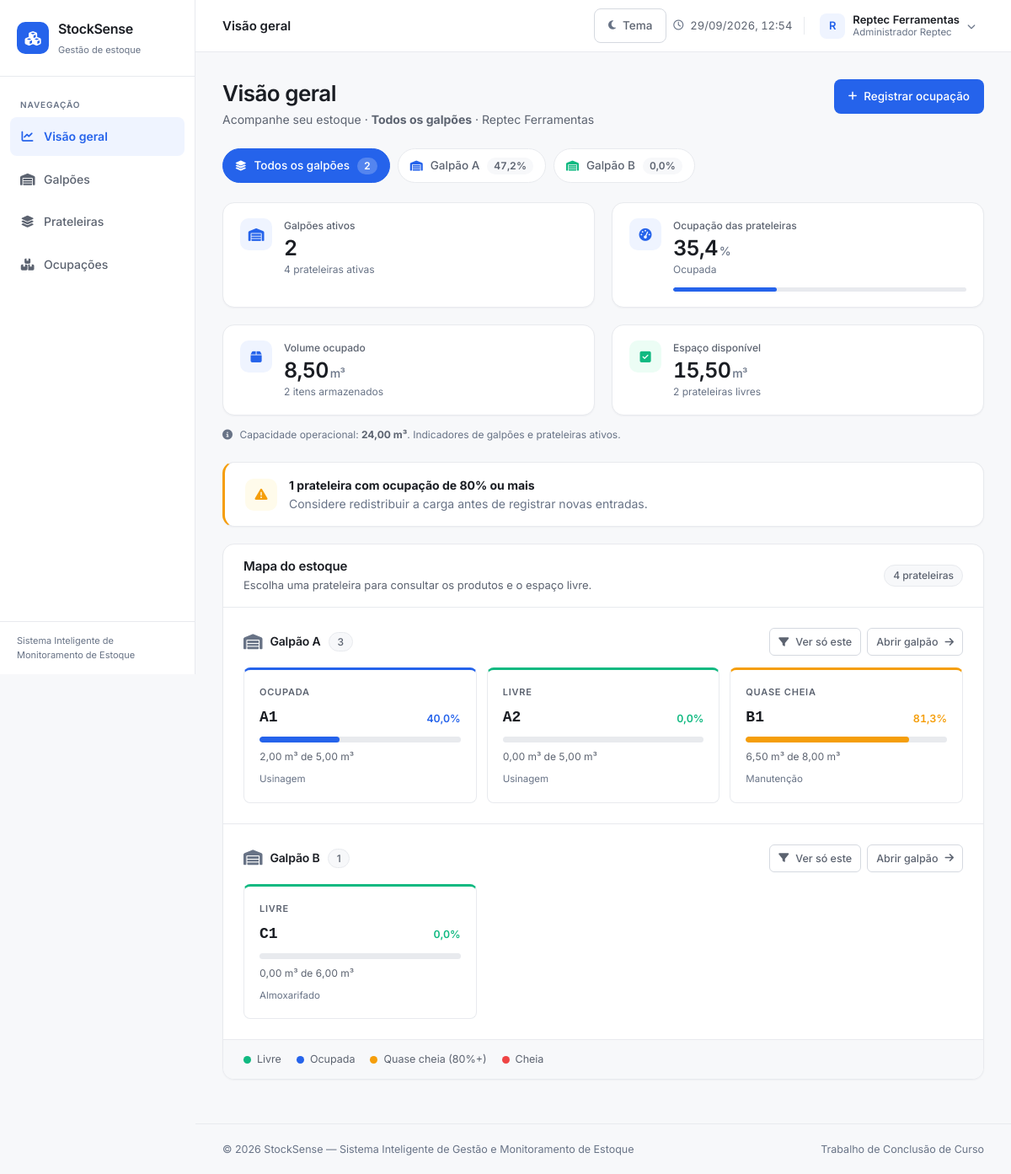
/index.php (signed in), run on the app's committed database.
### tables this page shows
CREATE TABLE galpoes (

    id INT UNSIGNED AUTO_INCREMENT PRIMARY KEY,

    empresa_id INT UNSIGNED NOT NULL,

    nome VARCHAR(80) NOT NULL,

    descricao VARCHAR(255),

    metros_cubicos DECIMAL(10,2) DEFAULT 0.00,

    ativo TINYINT(1) NOT NULL DEFAULT 1,

    criado_em TIMESTAMP DEFAULT CURRENT_TIMESTAMP,

    FOREIGN KEY (empresa_id)
        REFERENCES empresas(id)
        ON DELETE CASCADE
);

CREATE TABLE prateleiras (

    id INT UNSIGNED AUTO_INCREMENT PRIMARY KEY,

    galpao_id INT UNSIGNED NOT NULL,

    codigo VARCHAR(20) NOT NULL,

    descricao VARCHAR(255),

    metros_cubicos DECIMAL(10,2) DEFAULT 0.00,

    setor VARCHAR(100),

    pct_ocupado DECIMAL(5,2) DEFAULT 0.00,

     
    pct_sensor DECIMAL(5,2) DEFAULT NULL,

    ativo TINYINT(1) DEFAULT 1,

    criado_em TIMESTAMP DEFAULT CURRENT_TIMESTAMP,

    UNIQUE (galpao_id, codigo),

    FOREIGN KEY (galpao_id)
        REFERENCES galpoes(id)
        ON DELETE CASCADE
);

### includes/funcoes.php (called while the page is built, shortened)
<?php
function e($texto)
{
    return htmlspecialchars($texto ?? "", ENT_QUOTES, "UTF-8");
}
function num($valor, $casas = 2)
{
    return number_format((float) $valor, $casas, ",", ".");
}
function quantidade($valor, $singular, $plural)
{
    return num($valor, 0) . ' ' . ((int) $valor === 1 ? $singular : $plural);
}
function m3($valor)
{
    return num($valor, 2) . " m³";
}
function pct($valor)
{
    return max(0, min(100, (float) $valor));
}
function status_ocupacao($percentual)
{
    $percentual = (float) $percentual;
    if ($percentual >= 80) {
        return ["nivel" => "atencao", "rotulo" => "Quase cheia"];
    }
    if ($percentual > 0) {
        return ["nivel" => "parcial", "rotulo" => "Ocupada"];
    }
    return ["nivel" => "livre", "rotulo" => "Livre"];
}

### includes/auth.php (called while the page is built, shortened)
<?php
function empresa_id()
{
    return (int) ($_SESSION["empresa_id"] ?? 0);
}
function empresa_nome()
{
    return $_SESSION["empresa_nome"] ?? "";
}

### includes/estoque.php (called while the page is built, shortened)
<?php
require_once __DIR__ . '/funcoes.php';
function resumir_prateleiras(array $prateleiras)
{
    $resumo = ['prateleiras' => 0, 'capacidade' => 0.0, 'volume' => 0.0,
        'itens' => 0, 'livres' => 0, 'atencao' => 0];
    foreach ($prateleiras as $p) {
        $resumo['prateleiras']++;
        $resumo['capacidade'] += (float) $p['metros_cubicos'];
        $resumo['volume'] += (float) $p['volume_ocupado'];
        $resumo['itens'] += (int) $p['itens_armazenados'];
        $percentual = percentual_volume($p['volume_ocupado'], $p['metros_cubicos']);
        if ($percentual >= 80) $resumo['atencao']++;
        if ((float) $p['volume_ocupado'] === 0.0) $resumo['livres']++;
    }
    $resumo['ocupacao'] = percentual_volume($resumo['volume'], $resumo['capacidade']);
    $resumo['disponivel'] = max(0, $resumo['capacidade'] - $resumo['volume']);
    return $resumo;
}
function percentual_volume($volume, $capacidade)
{
    return (float) $capacidade > 0 ? pct((float) $volume / (float) $capacidade * 100) : 0;
}
function consultar_prateleiras_estoque($conexao, $empresa, $galpaoId = 0)
{
    $stmt = $conexao->prepare("SELECT p.id, p.codigo, p.descricao, p.metros_cubicos,
        p.setor, p.ativo, g.id AS galpao_id, g.nome AS galpao_nome, g.ativo AS galpao_ativo,
        COALESCE((SELECT SUM(o.volume_m3) FROM ocupacoes o
            WHERE o.prateleira_id = p.id AND o.data_saida IS NULL), 0) AS volume_ocupado,
        (SELECT COUNT(*) FROM ocupacoes o
            WHERE o.prateleira_id = p.id AND o.data_saida IS NULL) AS itens_armazenados
        FROM prateleiras p INNER JOIN galpoes g ON g.id = p.galpao_id
        WHERE g.empresa_id = ? AND (? = 0 OR g.id = ?)
        ORDER BY g.nome, p.codigo");
    $stmt->bind_param('iii', $empresa, $galpaoId, $galpaoId);
    $stmt->execute();
    $prateleiras = $stmt->get_result()->fetch_all(MYSQLI_ASSOC);
    return $prateleiras;
}
function consultar_galpoes_estoque($conexao, $empresa, array $prateleiras)
{
    $stmt = $conexao->prepare('SELECT id, nome, descricao, metros_cubicos, ativo
        FROM galpoes WHERE empresa_id = ? ORDER BY nome');
    $stmt->bind_param('i', $empresa);
    $stmt->execute();
    $galpoes = $stmt->get_result()->fetch_all(MYSQLI_ASSOC);
    $grupos = [];
    foreach ($prateleiras as $p) $grupos[$p['galpao_id']][] = $p;
    foreach ($galpoes as &$g) {
        $resumo = resumir_prateleiras($grupos[$g['id']] ?? []);
        $g['total_prateleiras'] = $resumo['prateleiras'];
        $g['capacidade_prateleiras'] = $resumo['capacidade'];
        $g['volume_ocupado'] = $resumo['volume'];
        $g['ocupacao_media'] = $resumo['ocupacao'];
    }
    return $galpoes;
}

### pages/dashboard.php (the view, shortened to what this page needs)
<?php
require_once __DIR__ . '/../database/conexao.php';
require_once __DIR__ . '/../includes/estoque.php';
$empresa = empresa_id();
$todasPrateleiras = consultar_prateleiras_estoque($conexao, $empresa);
$galpoes = array_values(array_filter(consultar_galpoes_estoque($conexao, $empresa, $todasPrateleiras),
    fn($g) => (int) $g['ativo'] === 1));
$galpaoId = (int) ($_GET['galpao'] ?? 0);
$galpaoAtual = null;
if (!$galpaoAtual) $galpaoId = 0;
$prateleiras = array_values(array_filter($todasPrateleiras, fn($p) =>
    (int) $p['ativo'] === 1 && (int) $p['galpao_ativo'] === 1
    && (!$galpaoId || (int) $p['galpao_id'] === $galpaoId)));
$resumo = resumir_prateleiras($prateleiras);
$totalGalpoes = $galpaoAtual ? 1 : count($galpoes);
$totalPrateleiras = $resumo['prateleiras'];
$prateleirasAtencao = $resumo['atencao'];
$prateleirasLivres = $resumo['livres'];
$itensArmazenados = $resumo['itens'];
$capacidadeTotal = $resumo['capacidade'];
$volumeOcupado = $resumo['volume'];
$volumeDisponivel = $resumo['disponivel'];
$ocupacao = $resumo['ocupacao'];
$statusGeral = status_ocupacao($ocupacao);
$porGalpao = [];
foreach ($prateleiras as $p) {
    $porGalpao[$p['galpao_id']]['nome'] = $p['galpao_nome'];
    $porGalpao[$p['galpao_id']]['itens'][] = $p;
}
$escopo = $galpaoAtual ? $galpaoAtual['nome'] : 'Todos os galpões';
?>
<div class="pagina-topo">
    <div>
        <h1>Visão geral</h1>
        <p>
            Acompanhe seu estoque · <strong><?= e($escopo) ?></strong> ·
            <?= e(empresa_nome()) ?>
        </p>
    </div>
    <a href="index.php?pagina=cadastrar_ocupacao" class="btn btn-primario">
        <i class="fa-solid fa-plus"></i>
        Registrar ocupação
    </a>
</div>
<?php if (count($galpoes) > 0): ?>
    <nav class="filtro-galpoes" aria-label="Filtrar visão geral por galpão">
        <a href="index.php?pagina=dashboard"
           <?= $galpaoId === 0 ? 'aria-current="page"' : '' ?> class="chip <?= $galpaoId === 0 ? "ativo" : "" ?>">
            <i class="fa-solid fa-layer-group"></i>
            <span>Todos os galpões</span>
            <b><?= count($galpoes) ?></b>
        </a>
        <?php foreach ($galpoes as $g): ?>
            <?php $st = status_ocupacao(pct($g["ocupacao_media"])); ?>
            <a href="index.php?pagina=dashboard&galpao=<?= $g["id"] ?>"
               <?= $galpaoId === (int) $g['id'] ? 'aria-current="page"' : '' ?> class="chip <?= $galpaoId === (int) $g["id"] ? "ativo" : "" ?>">
                <i class="fa-solid fa-warehouse ponto <?= $st["nivel"] ?>"></i>
                <span><?= e($g["nome"]) ?></span>
                <b><?= $g["total_prateleiras"] > 0 ? num(pct($g["ocupacao_media"]), 1) . "%" : "Sem prateleiras" ?></b>
            </a>
        <?php endforeach; ?>
    </nav>
<?php endif; ?>
<section class="kpis">
    <?php if ($galpaoAtual): ?>
        <div class="kpi">
            <div class="kpi-icone"><i class="fa-solid fa-warehouse"></i></div>
            <div class="kpi-dados">
                <p class="kpi-rotulo">Galpão</p>
                <p class="kpi-valor galpao-nome"><?= e($galpaoAtual["nome"]) ?></p>
                <p class="kpi-nota"><?= quantidade($totalPrateleiras, 'prateleira ativa', 'prateleiras ativas') ?></p>
            </div>
        </div>
    <?php else: ?>
        <div class="kpi">
            <div class="kpi-icone"><i class="fa-solid fa-warehouse"></i></div>
            <div class="kpi-dados">
                <p class="kpi-rotulo">Galpões ativos</p>
                <p class="kpi-valor"><?= $totalGalpoes ?></p>
                <p class="kpi-nota"><?= quantidade($totalPrateleiras, 'prateleira ativa', 'prateleiras ativas') ?></p>
            </div>
        </div>
    <?php endif; ?>
    <div class="kpi <?= $statusGeral["nivel"] ?>">
        <div class="kpi-icone"><i class="fa-solid fa-gauge-high"></i></div>
        <div class="kpi-dados">
            <p class="kpi-rotulo">Ocupação das prateleiras</p>
            <p class="kpi-valor"><?= num($ocupacao, 1) ?><small>%</small></p>
            <p class="kpi-nota"><?= $capacidadeTotal > 0 ? $statusGeral['rotulo'] : 'Sem capacidade cadastrada' ?></p>
            <div class="barra-progresso <?= $statusGeral['nivel'] ?>"><span data-pct="<?= $ocupacao ?>" style="width:<?= $ocupacao ?>%"></span></div>
        </div>
    </div>
    <div class="kpi">
        <div class="kpi-icone"><i class="fa-solid fa-box"></i></div>
        <div class="kpi-dados">
            <p class="kpi-rotulo">Volume ocupado</p>
            <p class="kpi-valor"><?= num($volumeOcupado) ?><small>m³</small></p>
            <p class="kpi-nota"><?= quantidade($itensArmazenados, 'item armazenado', 'itens armazenados') ?></p>
        </div>
    </div>
    <div class="kpi livre">
        <div class="kpi-icone"><i class="fa-solid fa-square-check"></i></div>
        <div class="kpi-dados">
            <p class="kpi-rotulo">Espaço disponível</p>
            <p class="kpi-valor"><?= num($volumeDisponivel) ?><small>m³</small></p>
            <p class="kpi-nota"><?= quantidade($prateleirasLivres, 'prateleira livre', 'prateleiras livres') ?></p>
        </div>
    </div>
</section>
<p class="escopo-nota"><i class="fa-solid fa-circle-info" aria-hidden="true"></i> Capacidade operacional: <strong><?= m3($capacidadeTotal) ?></strong>. Indicadores de galpões e prateleiras ativos.</p>
<?php if ($prateleirasAtencao > 0): ?>
    <section class="card alerta-estoque">
        <div class="card-corpo aviso-linha">
            <div class="kpi-icone" style="background:var(--atencao-bg);color:var(--atencao)">
                <i class="fa-solid fa-triangle-exclamation"></i>
            </div>
            <div>
                <strong>
                    <?= quantidade($prateleirasAtencao, 'prateleira com ocupação de 80% ou mais', 'prateleiras com ocupação de 80% ou mais') ?>
                </strong>
                <p class="texto-fraco">
                    Considere redistribuir a carga antes de registrar novas entradas.
                </p>
            </div>
        </div>
    </section>
<?php endif; ?>
<section class="card">
    <div class="card-topo">
        <div>
            <h2>Mapa do estoque</h2>
            <p>Escolha uma prateleira para consultar os produtos e o espaço livre.</p>
        </div>
        <span class="contador"><?= quantidade($totalPrateleiras, 'prateleira', 'prateleiras') ?></span>
    </div>
    <?php if (empty($porGalpao)): ?>
        <div class="vazio">
            <i class="fa-solid fa-layer-group"></i>
            <?php if ($galpaoAtual): ?>
                <h3>Nenhuma prateleira em <?= e($galpaoAtual["nome"]) ?></h3>
                <p>Cadastre prateleiras neste galpão para visualizar o mapa.</p>
                <a href="index.php?pagina=cadastrar_prateleira&galpao_id=<?= $galpaoAtual["id"] ?>"
                   class="btn btn-primario">
                    <i class="fa-solid fa-plus"></i>
                    Cadastrar prateleira
                </a>
            <?php elseif (!empty($galpoes)): ?>
                <h3>Cadastre sua primeira prateleira</h3>
                <p>Você já tem galpões. Adicione uma prateleira para organizar os produtos.</p>
                <a href="index.php?pagina=cadastrar_prateleira" class="btn btn-primario">Cadastrar prateleira</a>
            <?php else: ?>
                <h3>Nenhuma prateleira cadastrada</h3>
                <p>Cadastre um galpão e suas prateleiras para visualizar o mapa.</p>
                <a href="index.php?pagina=cadastrar_galpao" class="btn btn-primario">
                    <i class="fa-solid fa-plus"></i>
                    Cadastrar galpão
                </a>
            <?php endif; ?>
        </div>
    <?php else: ?>
        <?php foreach ($porGalpao as $gid => $grupo): ?>
            <div class="card-corpo grupo-galpao">
                <div class="grupo-galpao-topo">
                    <h3>
                        <i class="fa-solid fa-warehouse"></i>
                        <?= e($grupo["nome"]) ?>
                        <span class="contador"><?= count($grupo["itens"]) ?></span>
                    </h3>
                    <div class="grupo-galpao-acoes">
                        <?php if ($galpaoId === 0): ?>
                            <a href="index.php?pagina=dashboard&galpao=<?= $gid ?>"
                               class="btn btn-neutro btn-mini">
                                <i class="fa-solid fa-filter"></i>
                                Ver só este
                            </a>
                        <?php endif; ?>
                        <a href="index.php?pagina=detalhes_galpao&id=<?= $gid ?>"
                           class="btn btn-neutro btn-mini">
                            Abrir galpão
                            <i class="fa-solid fa-arrow-right"></i>
                        </a>
                    </div>
                </div>
                <div class="mapa">
                    <?php foreach ($grupo["itens"] as $prateleira): ?>
                        <?php
                        $percentual = pct($prateleira["pct_ocupado"]);
                        $status = status_ocupacao($percentual);
                        ?>
                        <a href="index.php?pagina=detalhes_prateleira&id=<?= $prateleira["id"] ?>"
                           class="bloco <?= $status["nivel"] ?>"
                           title="<?= e($grupo["nome"]) ?> · <?= e($prateleira["codigo"]) ?> — <?= $status["rotulo"] ?>">
                            <span class="bloco-status"><?= $status['rotulo'] ?></span>
                            <div class="bloco-topo">
                                <span class="bloco-codigo"><?= e($prateleira["codigo"]) ?></span>
                                <span class="bloco-pct"><?= num($percentual, 1) ?>%</span>
                            </div>
                            <div class="barra-progresso <?= $status["nivel"] ?>">
                                <span data-pct="<?= $percentual ?>" style="width:<?= $percentual ?>%"></span>
                            </div>
                            <span class="bloco-volume"><?= m3($prateleira['volume_ocupado']) ?> de <?= m3($prateleira['metros_cubicos']) ?></span>
                            <span class="bloco-setor">
                                <?= e($prateleira["setor"] ?: "Sem setor") ?>
                            </span>
                        </a>
                    <?php endforeach; ?>
                </div>
            </div>
        <?php endforeach; ?>
        <div class="legenda">
            <div><i class="livre"></i> Livre</div>
            <div><i class="parcial"></i> Ocupada</div>
            <div><i class="atencao"></i> Quase cheia (80%+)</div>
            <div><i class="cheia"></i> Cheia</div>
        </div>
    <?php endif; ?>
</section>

### data on the page
galpoes: nome "Galpão A", id "47,2"
galpoes: nome "Galpão B", ativo "0,0", id "2 itens armazenados", id "15,50", id "2 prateleiras livres", id "24,00 m³"
prateleiras: id "4 prateleiras ativas", id "4 prateleiras", rotulo "LIVRE", codigo "C1", percentual "0,0", volume_ocupado "0,00 m³", metros_cubicos "6,00 m³", setor "Almoxarifado"
prateleiras: rotulo "OCUPADA", codigo "A1", percentual "40,0", $percentual 40 (drawn), volume_ocupado "2,00 m³", metros_cubicos "5,00 m³", setor "Usinagem"
prateleiras: rotulo "LIVRE", codigo "A2", percentual "0,0", volume_ocupado "0,00 m³", metros_cubicos "5,00 m³", setor "Usinagem"
prateleiras: rotulo "QUASE CHEIA", codigo "B1", percentual "81,3", $percentual 81.25 (drawn), volume_ocupado "6,50 m³", metros_cubicos "8,00 m³", setor "Manutenção"

### other printed values
$item["texto"] "Visão geral"
$item["texto"] "Galpões"
$item["texto"] "Prateleiras"
$item["texto"] "Ocupações"
$tituloPagina "Visão geral"
mb_strtoupper(mb_substr(empresa_nome(), 0, 1)) "R"
empresa_nome() "Reptec Ferramentas"
usuario_nome() "Administrador Reptec"
$escopo "Todos os galpões"
count($galpoes) "2"
$totalGalpoes "2"
num($ocupacao, 1) "35,4"
$statusGeral['rotulo'] "Ocupada"
num($volumeOcupado) "8,50"
$grupo["nome"] "Galpão A"
